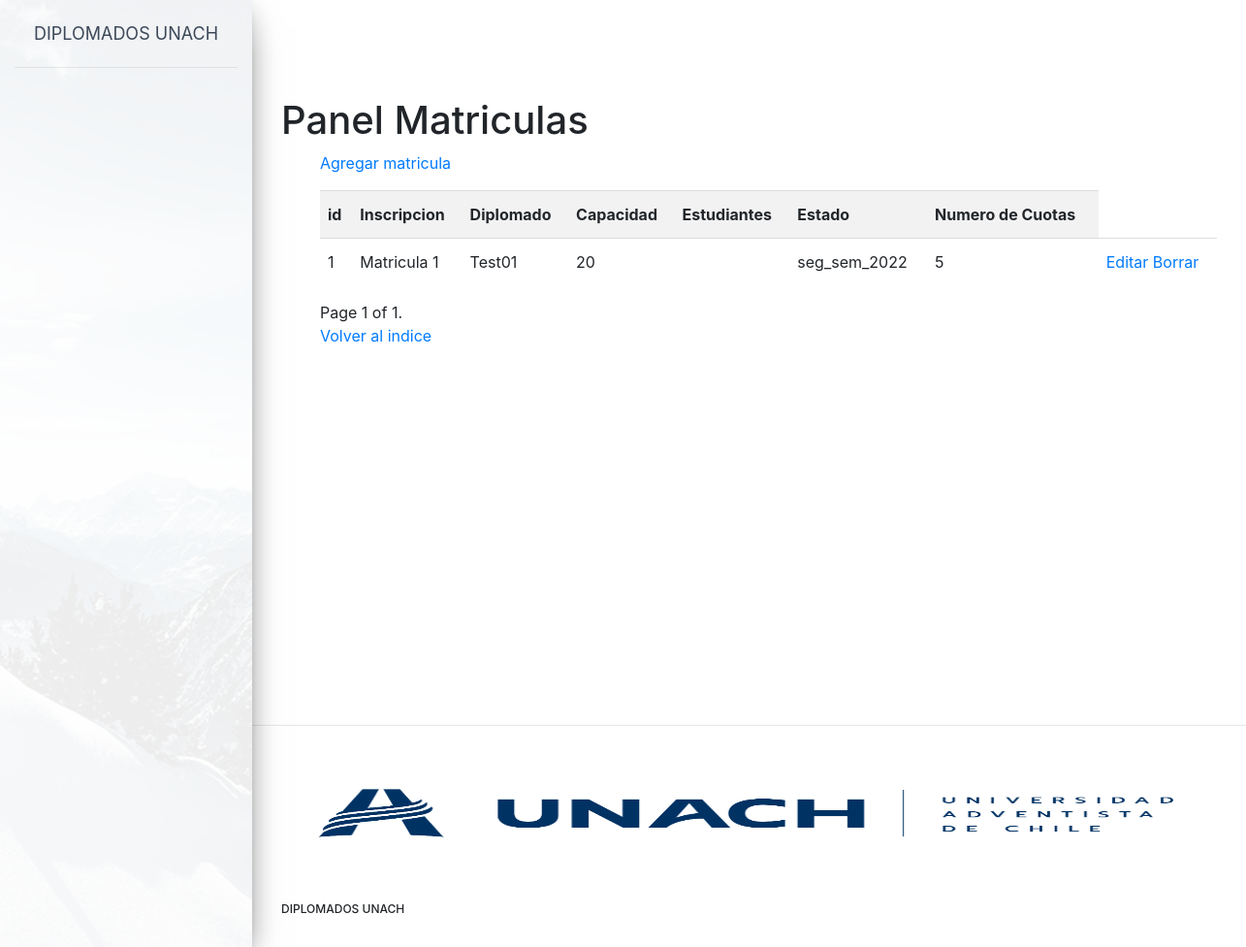
Page /artemis/panel_matriculas.html on the committed database.
### artemis/models.py (models this page shows, shortened)
class Matriculas(models.Model):
    id = models.AutoField(primary_key=True)
    nombre_inscripcion = models.CharField(max_length=20)
    diplomado = models.ManyToManyField(Diplomados)
    capacidad = models.IntegerField()
    estudiantes = models.ForeignKey(Estudiantes, on_delete=models.CASCADE)
    activo = models.ForeignKey(Periodo, on_delete=models.CASCADE)
    num_cuotas = models.IntegerField()

class Diplomados(models.Model):
    id = models.AutoField(primary_key=True)
    nombre_diplomado = models.CharField(max_length=20)
    cursos_req = models.ManyToManyField(Cursos)
    capacidad = models.IntegerField()
    precio = models.IntegerField()
    def __str__(self):
        return self.nombre_diplomado

class Periodo(models.Model):
    id = models.AutoField(primary_key=True)
    nombre_periodo = models.CharField(max_length = 20) #ex-primer semestre 2022
    fecha_inicio = models.DateField()
    fecha_termino = models.DateField()
    activo = models.BooleanField(default=False)
    def __str__(self):
        return self.nombre_periodo

### artemis/views.py (the view)
# urls.py: path('panel_matriculas.html',panel_matriculas.as_view(),name ='panel_matriculas'),
class panel_matriculas(ListView):
    context_object_name = 'panel_matriculas'
    template_name = 'panel_matriculas.html'
    paginate_by = 10
    queryset = Matriculas.objects.all()
    def get_context_data(self, **kwargs):
        context = super(panel_matriculas, self).get_context_data(**kwargs)
        context['Matriculas'] = Matriculas.objects.all()
        context['Diplomados'] = Diplomados.objects.all()
        context['Estudiantes'] = Estudiantes.objects.all()
        return context

### artemis/templates/panel_matriculas.html (shortened to what this page needs)
{% extends "base.html" %}
{% block content %}
<head>
   <link rel="stylesheet" href="https://stackpath.bootstrapcdn.com/bootstrap/4.1.3/css/bootstrap.min.css">
   {% load crispy_forms_tags %}
</head>
<h1>Panel Matriculas</h1>
<ul>
<p>
    <a href="{% url "artemis:new_matricula" %}">Agregar matricula</a>
</p>
<div class="table-responsive">
    <table class="table table-striped">
        <th>id</th>
        <th>Inscripcion </th>
        <th>Diplomado </th>
        <th>Capacidad </th>
        <th>Estudiantes </th>
        <th>Estado</th>
        <th>Numero de Cuotas</th>
{% for Matriculas in object_list %}
  <tr>
    <td>{{ Matriculas.id }} </td>
    <td>{{ Matriculas.nombre_inscripcion }} </td>
    <td>{{ Matriculas.diplomado.all|join:", " }} </td>  {{ place.area.all }}
    <td>{{ Matriculas.capacidad }} </td>
    <td>{{ Matriculas.estudiantes.all|join:", " }} </td>  {{ place.area.all }}
    <td>{{ Matriculas.activo }} </td>
    <td>{{ Matriculas.num_cuotas }} </td>
    <td><a href="{% url "artemis:edit_matricula" Matriculas.pk %}">Editar</a> <a href="{% url "artemis:delete_matricula" Matriculas.pk %}">Borrar</a></td> </td>
  </tr>
{% endfor %}
    </table>
    <div class="pagination">
        <span class="step-links">
            <span class="current">
                Page {{ page_obj.number }} of {{ page_obj.paginator.num_pages }}.
            </span>
        </span>
    </div>
    <p>
        <a href="{% url "artemis:index" %}">Volver al indice</a>
    </p>
</ul>
{%endblock content%}

### rows in the picture
Matriculas: id "1", nombre_inscripcion "Matricula 1", diplomado.all "Test01", capacidad "20", activo "seg_sem_2022", num_cuotas "5"

### other values in the picture
{{ page_obj.number }} "1"
{{ page_obj.paginator.num_pages }} "1"
